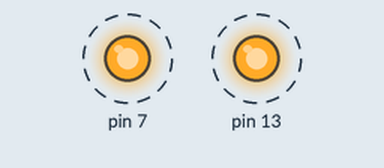
Recording of a sketch running on a simulated Arduino Uno, built with avr-gcc and run on an emulated ATmega328P. Shown: output pins drawn as LEDs (lit = HIGH). Dashed ring = blinking.

Above: at 0.05 s.
Timing chart, 0 to 3.0 s (numbered marks = the images above):
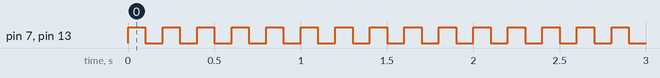

Measured:
- by itself, pin 7, pin 13: alternates HIGH for 0.10 s and LOW for 0.10 s

The sketch:

square_wave.ino
```cpp
void setup() {
  pinMode(7, OUTPUT);
  pinMode(13, OUTPUT);

}

void loop() {
  digitalWrite(7, HIGH);
  digitalWrite(13, HIGH);
  delay(100);
  digitalWrite(7, LOW);
  digitalWrite(13, LOW);
  delay(100);

}
```
